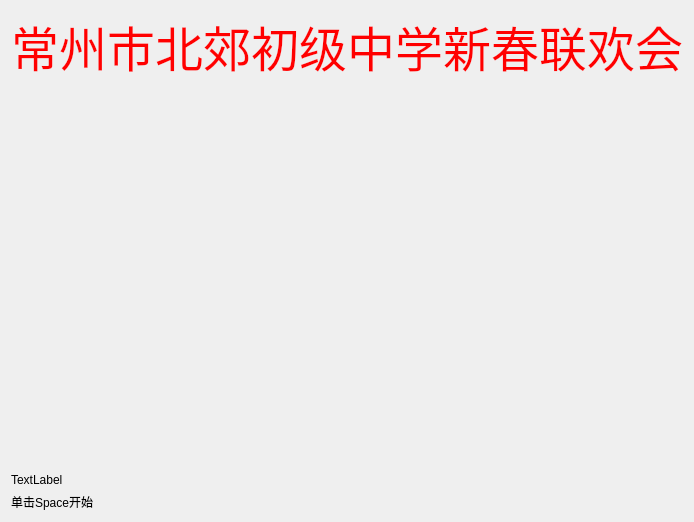
<?xml version="1.0" encoding="UTF-8"?>
<ui version="4.0">
 <class>LotteryClass</class>
 <widget class="QWidget" name="LotteryClass">
  <property name="geometry">
   <rect>
    <x>0</x>
    <y>0</y>
    <width>691</width>
    <height>522</height>
   </rect>
  </property>
  <property name="windowTitle">
   <string>抽奖</string>
  </property>
  <layout class="QVBoxLayout" name="verticalLayout" stretch="0,2,0,0">
   <item>
    <widget class="QLabel" name="label">
     <property name="font">
      <font>
       <family>微软雅黑</family>
      </font>
     </property>
     <property name="text">
      <string>&lt;html&gt;&lt;head/&gt;&lt;body&gt;&lt;p&gt;&lt;span style=&quot; font-size:36pt; color:#ff0000;&quot;&gt;常州市北郊初级中学新春联欢会&lt;/span&gt;&lt;/p&gt;&lt;/body&gt;&lt;/html&gt;</string>
     </property>
     <property name="alignment">
      <set>Qt::AlignCenter</set>
     </property>
    </widget>
   </item>
   <item>
    <widget class="QLabel" name="nameLabel">
     <property name="text">
      <string/>
     </property>
     <property name="alignment">
      <set>Qt::AlignCenter</set>
     </property>
    </widget>
   </item>
   <item>
    <widget class="QLabel" name="numLabel">
     <property name="text">
      <string>TextLabel</string>
     </property>
    </widget>
   </item>
   <item>
    <widget class="QLabel" name="tipLabel">
     <property name="text">
      <string>单击Space开始</string>
     </property>
    </widget>
   </item>
  </layout>
 </widget>
 <layoutdefault spacing="6" margin="11"/>
 <resources>
  <include location="lottery.qrc"/>
 </resources>
 <connections/>
</ui>
